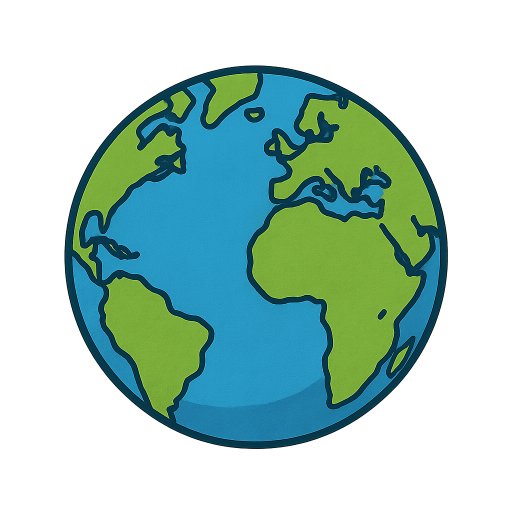
#> input picture Earth_Image.png, 1024 x 1024 px (shown at 1/2 size)
$ python rocket_visualizer.py
#> lines starting #> are read from the running program, lines starting #| are printed output that depends on the picture
"""
Rocket Trajectory Visualizer
ロケット軌道の可視化スクリプト

インタラクティブな2D軌道表示とリアルタイムアニメーション機能を提供
"""

import numpy as np
import matplotlib.pyplot as plt
import matplotlib.animation as animation
from matplotlib.patches import Circle, FancyBboxPatch, Rectangle
from matplotlib.collections import LineCollection
from matplotlib.offsetbox import AnnotationBbox, OffsetImage
import json
import sys
import os
from typing import Dict, List, Tuple, Optional
import argparse
from matplotlib.image import imread


class TrajectoryVisualizer:
    """軌道可視化クラス"""

    def __init__(self, results_file: str = "mission_results.json",
                 config_file: str = "mission_config.json"):
        # データ読み込み
        try:
            with open(results_file, "r") as f:
                self.results = json.load(f)
        except FileNotFoundError:
            print(f"Error: {results_file} not found!")
            print("Please run 'python3 rocket_simulation.py' first to generate simulation data.")
            sys.exit(1)

        try:
            with open(config_file, "r") as f:
                self.config = json.load(f)
        except FileNotFoundError:
            self.config = {}

        # 必要なデータの存在確認
        required_keys = ["position_history", "time_history", "altitude_history",
                        "velocity_history", "mass_history", "phase_history"]
        missing_keys = [key for key in required_keys if key not in self.results]

        if missing_keys:
            print(f"Error: Missing required data in {results_file}: {missing_keys}")
            print("Please run 'python3 rocket_simulation.py' again to generate complete data.")
            sys.exit(1)

        # 座標データを numpy 配列に変換
        self.positions = np.array(self.results["position_history"])
        self.times = np.array(self.results["time_history"])
        self.altitudes = np.array(self.results["altitude_history"])
        self.velocities = np.array(self.results["velocity_history"])
        self.masses = np.array(self.results["mass_history"])
        self.phases = self.results["phase_history"]

        # 定数
        self.R_EARTH = 6371e3
        self.R_MOON = 1737e3
        self.EARTH_MOON_DIST = 384400e3
        self.MOON_ORBIT_PERIOD = 27.321661 * 24 * 3600

        # カラーマップ（フェーズごと）- より濃い色で視認性向上
        self.phase_colors = {
            "pre_launch": "#606060",
            "launch": "#CC0000",
            "gravity_turn": "#FF6600",
            "stage_separation": "#CCCC00",
            "orbit_insertion": "#009900",
            "trans_lunar_injection": "#0099CC",
            "coast": "#0066CC",
            "lunar_orbit_insertion": "#CC00CC",
            "landed": "#009900",
            "failed": "#CC0000"
        }

        # 画像アセットを読み込み
        self.images = self._load_images()

    def _load_images(self) -> Dict:
        """画像ファイルを読み込み"""
        images = {}

        # 画像ファイルのパス
        image_files = {
            'earth': 'Earth_Image.png',
            'moon': 'Moon_Image.png',
            'rocket': 'Rocket_Image.png'
        }

        for key, filename in image_files.items():
            try:
                if os.path.exists(filename):
                    images[key] = imread(filename)
                    print(f"Loaded {key} image: {filename}")
                else:
                    images[key] = None
                    print(f"Warning: {filename} not found")
            except Exception as e:
                images[key] = None
                print(f"Error loading {filename}: {e}")

        return images

    def create_figure(self) -> Tuple[plt.Figure, Dict]:
        """メイン図を作成"""
        fig = plt.figure(figsize=(16, 10), facecolor='#f8f8f8')

        # サブプロットレイアウト
        gs = fig.add_gridspec(3, 3, height_ratios=[2, 1, 1], width_ratios=[2, 1, 1],
                             hspace=0.3, wspace=0.3)

        axes = {
            'trajectory': fig.add_subplot(gs[0, :]),  # メイン軌道図
            'altitude': fig.add_subplot(gs[1, 0]),    # 高度プロファイル
            'velocity': fig.add_subplot(gs[1, 1]),    # 速度プロファイル
            'mass': fig.add_subplot(gs[1, 2]),        # 質量変化
            'phase': fig.add_subplot(gs[2, 0]),       # フェーズタイムライン
            'info': fig.add_subplot(gs[2, 1:])        # 情報パネル
        }

        # 背景色設定 - 明るい背景に変更
        for ax in axes.values():
            ax.set_facecolor('#f8f8f8')

        return fig, axes

    def setup_trajectory_plot(self, ax):
        """軌道プロットの設定"""
        ax.set_aspect('equal')
        ax.set_xlim(-self.EARTH_MOON_DIST * 1.2, self.EARTH_MOON_DIST * 1.2)
        ax.set_ylim(-self.EARTH_MOON_DIST * 0.6, self.EARTH_MOON_DIST * 0.6)
        ax.set_xlabel('Distance [km]', color='black', fontsize=12, fontweight='bold')
        ax.set_ylabel('Distance [km]', color='black', fontsize=12, fontweight='bold')
        ax.set_title('Earth-Moon Trajectory', color='black', fontsize=16, pad=20, fontweight='bold')
        ax.grid(True, alpha=0.5, color='gray')
        ax.tick_params(colors='black')

        # 地球を描画 (画像の代わりに円を使用)
        earth = Circle((0, 0), self.R_EARTH*2, color='#4169E1', zorder=10, alpha=0.8)
        ax.add_patch(earth)
        ax.text(0, 0, 'Earth', color='white', ha='center', va='center', fontsize=12, fontweight='bold')

        # スケール表示用の目盛り調整
        ax.xaxis.set_major_formatter(plt.FuncFormatter(lambda x, p: f'{x/1000:.0f}'))
        ax.yaxis.set_major_formatter(plt.FuncFormatter(lambda x, p: f'{x/1000:.0f}'))

    def setup_altitude_plot(self, ax):
        """高度プロファイルの設定"""
        ax.set_xlabel('Time [hours]', color='black', fontweight='bold')
        ax.set_ylabel('Altitude [km]', color='black', fontweight='bold')
        ax.set_title('Altitude Profile', color='black', fontweight='bold')
        ax.grid(True, alpha=0.5, color='gray')
        ax.tick_params(colors='black')
        ax.set_xlim(0, self.times[-1] / 3600)
        ax.set_ylim(0, max(self.altitudes) / 1000 * 1.1)

    def setup_velocity_plot(self, ax):
        """速度プロファイルの設定"""
        ax.set_xlabel('Time [hours]', color='black', fontweight='bold')
        ax.set_ylabel('Velocity [km/s]', color='black', fontweight='bold')
        ax.set_title('Velocity Profile', color='black', fontweight='bold')
        ax.grid(True, alpha=0.5, color='gray')
        ax.tick_params(colors='black')
        ax.set_xlim(0, self.times[-1] / 3600)

        # 速度の大きさを計算
        self.velocity_magnitudes = np.sqrt(np.sum(np.array(self.velocities)**2, axis=1))
        ax.set_ylim(0, max(self.velocity_magnitudes) / 1000 * 1.1)

    def setup_mass_plot(self, ax):
        """質量変化の設定"""
        ax.set_xlabel('Time [hours]', color='black', fontweight='bold')
        ax.set_ylabel('Mass [tons]', color='black', fontweight='bold')
        ax.set_title('Mass Profile', color='black', fontweight='bold')
        ax.grid(True, alpha=0.5, color='gray')
        ax.tick_params(colors='black')
        ax.set_xlim(0, self.times[-1] / 3600)
        ax.set_ylim(0, max(self.masses) / 1000 * 1.1)

    def setup_phase_plot(self, ax):
        """フェーズタイムラインの設定"""
        ax.set_xlabel('Time [hours]', color='black', fontweight='bold')
        ax.set_title('Mission Phases', color='black', fontweight='bold')
        ax.set_xlim(0, self.times[-1] / 3600)
        ax.set_ylim(-0.5, 1.5)
        ax.set_yticks([])
        ax.tick_params(colors='black')

    def setup_info_panel(self, ax):
        """情報パネルの設定"""
        ax.axis('off')
        ax.set_xlim(0, 1)
        ax.set_ylim(0, 1)

        # ミッション情報のテキスト
        info_text = f"""Mission Status: {self.results['final_phase']}
Max Altitude: {self.results['max_altitude']/1000:.1f} km
Max Velocity: {self.results['max_velocity']:.1f} m/s
Total ΔV: {self.results['total_delta_v']:.1f} m/s
Propellant Used: {self.results['propellant_used']/1000:.1f} tons"""

        ax.text(0.05, 0.95, info_text, color='black', fontsize=12,
                va='top', ha='left', family='monospace', fontweight='bold',
                bbox=dict(boxstyle="round,pad=0.5", facecolor='#e0e0e0', alpha=0.9, edgecolor='black'))

    def animate_trajectory(self, save_animation: bool = False):
        """軌道アニメーションを作成"""
        fig, axes = self.create_figure()

        # 各プロットの初期設定
        self.setup_trajectory_plot(axes['trajectory'])
        self.setup_altitude_plot(axes['altitude'])
        self.setup_velocity_plot(axes['velocity'])
        self.setup_mass_plot(axes['mass'])
        self.setup_phase_plot(axes['phase'])
        self.setup_info_panel(axes['info'])

        # アニメーション用要素
        # 軌道の軌跡
        self.trail_line, = axes['trajectory'].plot([], [], 'red', alpha=0.8, linewidth=3)

        # ロケット位置 (アニメーション用)
        if self.images['rocket'] is not None:
            # ロケット画像をアニメーション用に準備
            rocket_size = self.R_EARTH * 0.8
            self.rocket_imagebox = OffsetImage(self.images['rocket'], zoom=rocket_size/max(self.images['rocket'].shape))
            self.rocket_ab = AnnotationBbox(self.rocket_imagebox, (0, self.R_EARTH), frameon=False, zorder=20)
            axes['trajectory'].add_artist(self.rocket_ab)
            self.rocket_marker = None  # 画像使用時はマーカーを使わない
        else:
            # フォールバック: 赤い点
            self.rocket_marker, = axes['trajectory'].plot([], [], 'ro', markersize=8, zorder=20)
            self.rocket_ab = None

        # 月 (アニメーション用)
        if self.images['moon'] is not None:
            # 月画像をアニメーション用に準備
            moon_size = self.R_MOON * 30
            self.moon_imagebox = OffsetImage(self.images['moon'], zoom=moon_size/max(self.images['moon'].shape))
            self.moon_ab = AnnotationBbox(self.moon_imagebox, (self.EARTH_MOON_DIST, 0), frameon=False, zorder=9)
            axes['trajectory'].add_artist(self.moon_ab)
            self.moon_circle = None  # 画像使用時は円を使わない
        else:
            # フォールバック: 円
            self.moon_circle = Circle((0, 0), self.R_MOON * 10, color='#C0C0C0', zorder=9)
            axes['trajectory'].add_patch(self.moon_circle)
            self.moon_ab = None

        # プロファイルライン
        self.altitude_line, = axes['altitude'].plot([], [], 'green', linewidth=3)
        self.velocity_line, = axes['velocity'].plot([], [], 'blue', linewidth=3)
        self.mass_line, = axes['mass'].plot([], [], 'red', linewidth=3)

        # フェーズバー
        self.phase_bars = []

        # 現在時刻表示
        self.time_text = axes['trajectory'].text(0.02, 0.98, '', transform=axes['trajectory'].transAxes,
                                                color='black', fontsize=14, va='top', fontweight='bold',
                                                bbox=dict(boxstyle="round,pad=0.3", facecolor='white', alpha=0.9, edgecolor='black'))

        def init():
            """アニメーション初期化"""
            self.trail_line.set_data([], [])
            if self.rocket_marker is not None:
                self.rocket_marker.set_data([], [])
            self.altitude_line.set_data([], [])
            self.velocity_line.set_data([], [])
            self.mass_line.set_data([], [])

            return_list = [self.trail_line, self.altitude_line, self.velocity_line, self.mass_line, self.time_text]
            if self.rocket_marker is not None:
                return_list.append(self.rocket_marker)
            if self.moon_circle is not None:
                return_list.append(self.moon_circle)
            return return_list

        # [67 lines left out: function update, not called in this run]

        # アニメーション作成
        total_frames = min(len(self.times) // max(1, len(self.times) // 1000), 1000)
        anim = animation.FuncAnimation(fig, update, init_func=init,
                                     frames=total_frames, interval=50,
                                     blit=True, repeat=True)

        if save_animation:
            print("Saving animation... (this may take a while)")
            anim.save('rocket_trajectory.mp4', writer='ffmpeg', fps=30,
                     bitrate=2000, dpi=100)
            print("Animation saved as rocket_trajectory.mp4")

        plt.show()

    def create_static_plots(self):
        """静的なプロットを作成"""
        fig, axes = self.create_figure()

        # 各プロットの設定
        self.setup_trajectory_plot(axes['trajectory'])
        self.setup_altitude_plot(axes['altitude'])
        self.setup_velocity_plot(axes['velocity'])
        self.setup_mass_plot(axes['mass'])
        self.setup_phase_plot(axes['phase'])
        self.setup_info_panel(axes['info'])

        # 軌道全体を描画
        # フェーズごとに色分け
        for i in range(len(self.phases)):
            if i == 0 or self.phases[i] != self.phases[i-1]:
                # 新しいフェーズの開始点を探す
                start_idx = i
                phase = self.phases[i]
                color = self.phase_colors.get(phase, '#FFFFFF')

                # 終了点を探す
                end_idx = start_idx
                while end_idx < len(self.phases) - 1 and self.phases[end_idx] == phase:
                    end_idx += 1

                # フェーズの軌道を描画
                axes['trajectory'].plot(self.positions[start_idx:end_idx+1, 0],
                                      self.positions[start_idx:end_idx+1, 1],
                                      color=color, linewidth=3, alpha=0.9,
                                      label=phase.replace('_', ' ').title())

        # 月の軌道
        moon_orbit_angles = np.linspace(0, 2*np.pi, 100)
        moon_orbit_x = self.EARTH_MOON_DIST * np.cos(moon_orbit_angles)
        moon_orbit_y = self.EARTH_MOON_DIST * np.sin(moon_orbit_angles)
        axes['trajectory'].plot(moon_orbit_x, moon_orbit_y, '#666666',
                              linestyle='--', alpha=0.7, linewidth=2, label='Moon Orbit')

        # 最終的な月の位置
        final_time = self.times[-1]
        moon_angle = 2 * np.pi * final_time / self.MOON_ORBIT_PERIOD
        moon_x = self.EARTH_MOON_DIST * np.cos(moon_angle)
        moon_y = self.EARTH_MOON_DIST * np.sin(moon_angle)

        # 月を描画 (画像の代わりに円を使用)
        moon = Circle((moon_x, moon_y), self.R_MOON * 20, color='#C0C0C0', zorder=9, alpha=0.8)
        axes['trajectory'].add_patch(moon)
        axes['trajectory'].text(moon_x, moon_y, 'Moon', color='black',
                              ha='center', va='center', fontsize=12, fontweight='bold')

        # 最終ロケット位置
        if len(self.positions) > 0:
            final_rocket_x = self.positions[-1, 0]
            final_rocket_y = self.positions[-1, 1]

            # ロケット位置をマーカーで表示
            axes['trajectory'].plot(final_rocket_x, final_rocket_y, 'ro', markersize=12, zorder=20, markeredgecolor='black', markeredgewidth=2)
            axes['trajectory'].text(final_rocket_x, final_rocket_y + self.R_EARTH*3, 'Rocket', color='black',
                                  ha='center', va='bottom', fontsize=10, fontweight='bold')

        # 凡例
        axes['trajectory'].legend(loc='upper right', facecolor='white',
                                edgecolor='black', labelcolor='black')

        # プロファイルプロット
        time_hours = self.times / 3600
        axes['altitude'].plot(time_hours, self.altitudes / 1000, 'green', linewidth=3)
        axes['velocity'].plot(time_hours, self.velocity_magnitudes / 1000, 'blue', linewidth=3)
        axes['mass'].plot(time_hours, self.masses / 1000, 'red', linewidth=3)

        # フェーズタイムライン
        current_phase = None
        phase_start = 0
        for i, (t, phase) in enumerate(zip(self.times, self.phases)):
            if phase != current_phase:
                if current_phase is not None:
                    # 前のフェーズを描画
                    color = self.phase_colors.get(current_phase, '#FFFFFF')
                    bar_width = (t - phase_start) / 3600
                    bar = Rectangle((phase_start / 3600, 0), bar_width, 1,
                                  facecolor=color, alpha=0.7, edgecolor='white')
                    axes['phase'].add_patch(bar)

                    # フェーズ名
                    if bar_width > 1:  # 幅が十分な場合のみ表示
                        axes['phase'].text(phase_start / 3600 + bar_width / 2, 0.5,
                                         current_phase.replace('_', ' ').title(),
                                         rotation=90, ha='center', va='center',
                                         fontsize=8, color='black', fontweight='bold')

                current_phase = phase
                phase_start = t

        # 最後のフェーズ
        if current_phase is not None:
            color = self.phase_colors.get(current_phase, '#FFFFFF')
            bar_width = (self.times[-1] - phase_start) / 3600
            bar = Rectangle((phase_start / 3600, 0), bar_width, 1,
                          facecolor=color, alpha=0.7, edgecolor='white')
            axes['phase'].add_patch(bar)

        plt.tight_layout()
        plt.savefig('rocket_trajectory_static.png', dpi=300, facecolor='#f8f8f8', bbox_inches='tight')
        plt.show()

    def create_analysis_plots(self):
        """詳細分析プロットを作成"""
        fig, axes = plt.subplots(2, 2, figsize=(14, 10), facecolor='white')
        fig.suptitle('Mission Analysis', color='black', fontsize=16, fontweight='bold')

        # フラット化
        axes = axes.flatten()

        # 背景色設定
        for ax in axes:
            ax.set_facecolor('white')
            ax.tick_params(colors='black')
            ax.xaxis.label.set_color('black')
            ax.yaxis.label.set_color('black')
            ax.title.set_color('black')
            ax.xaxis.label.set_fontweight('bold')
            ax.yaxis.label.set_fontweight('bold')
            ax.title.set_fontweight('bold')

        # 1. 加速度プロファイル
        if len(self.velocities) > 1:
            dt = np.diff(self.times)
            dv = np.diff(self.velocities, axis=0)
            accelerations = np.sqrt(np.sum(dv**2, axis=1)) / dt

            axes[0].plot(self.times[1:] / 3600, accelerations, 'y-', linewidth=1)
            axes[0].set_xlabel('Time [hours]')
            axes[0].set_ylabel('Acceleration [m/s²]')
            axes[0].set_title('Acceleration Profile')
            axes[0].grid(True, alpha=0.3)
            axes[0].set_yscale('log')

        # 2. 軌道エネルギー
        # 比力学的エネルギー = 運動エネルギー - ポテンシャルエネルギー
        distances = np.sqrt(np.sum(self.positions**2, axis=1))
        velocity_magnitudes = np.sqrt(np.sum(np.array(self.velocities)**2, axis=1))
        kinetic_energy = 0.5 * velocity_magnitudes**2
        potential_energy = -G * M_EARTH / distances  # 地球のみ（簡略化）
        specific_energy = kinetic_energy + potential_energy

        axes[1].plot(self.times / 3600, specific_energy / 1e6, 'c-', linewidth=2)
        axes[1].axhline(y=0, color='black', linestyle='--', alpha=0.7)
        axes[1].set_xlabel('Time [hours]')
        axes[1].set_ylabel('Specific Energy [MJ/kg]')
        axes[1].set_title('Orbital Energy')
        axes[1].grid(True, alpha=0.3)

        # 3. 燃料効率
        if len(self.masses) > 1:
            fuel_consumption_rate = -np.diff(self.masses) / np.diff(self.times)
            axes[2].plot(self.times[1:] / 3600, fuel_consumption_rate, 'r-', linewidth=1)
            axes[2].set_xlabel('Time [hours]')
            axes[2].set_ylabel('Fuel Consumption Rate [kg/s]')
            axes[2].set_title('Fuel Consumption')
            axes[2].grid(True, alpha=0.3)

        # 4. 地球からの距離 vs 月からの距離
        # 月の位置を計算
        moon_positions = []
        for t in self.times:
            angle = 2 * np.pi * t / self.MOON_ORBIT_PERIOD
            moon_positions.append([self.EARTH_MOON_DIST * np.cos(angle),
                                 self.EARTH_MOON_DIST * np.sin(angle)])
        moon_positions = np.array(moon_positions)

        earth_distances = distances / 1000  # km
        moon_distances = np.sqrt(np.sum((self.positions - moon_positions)**2, axis=1)) / 1000

        axes[3].plot(self.times / 3600, earth_distances, 'b-', label='Earth', linewidth=2)
        axes[3].plot(self.times / 3600, moon_distances, 'gray', label='Moon', linewidth=2)
        axes[3].set_xlabel('Time [hours]')
        axes[3].set_ylabel('Distance [km]')
        axes[3].set_title('Distance from Earth and Moon')
        axes[3].grid(True, alpha=0.3)
        axes[3].legend(facecolor='white', edgecolor='black', labelcolor='black')
        axes[3].set_yscale('log')

        plt.tight_layout()
        plt.savefig('mission_analysis.png', dpi=300, facecolor='white')
        plt.show()


def main():
    """メインエントリーポイント"""
    parser = argparse.ArgumentParser(description='Rocket Trajectory Visualizer')
    parser.add_argument('--results', default='mission_results.json',
                      help='Path to mission results file')
    parser.add_argument('--config', default='mission_config.json',
                      help='Path to mission config file')
    parser.add_argument('--mode', choices=['static', 'animate', 'analysis', 'all'],
                      default='all', help='Visualization mode')
    parser.add_argument('--save-animation', action='store_true',
                      help='Save animation as MP4')

    args = parser.parse_args()

    # ビジュアライザー作成
    visualizer = TrajectoryVisualizer(args.results, args.config)
#> (reads mission_results.json from the repository)
#> (reads mission_config.json from the repository)
#> in __init__, `self.images = self._load_images()`: self.images = 3 items

    # モードに応じて実行
    if args.mode == 'static' or args.mode == 'all':
        print("Creating static trajectory plot...")
        visualizer.create_static_plots()
#> in create_static_plots, `plt.savefig('rocket_trajectory_static.png', dpi=300, facecolor='#f8f8f..`:
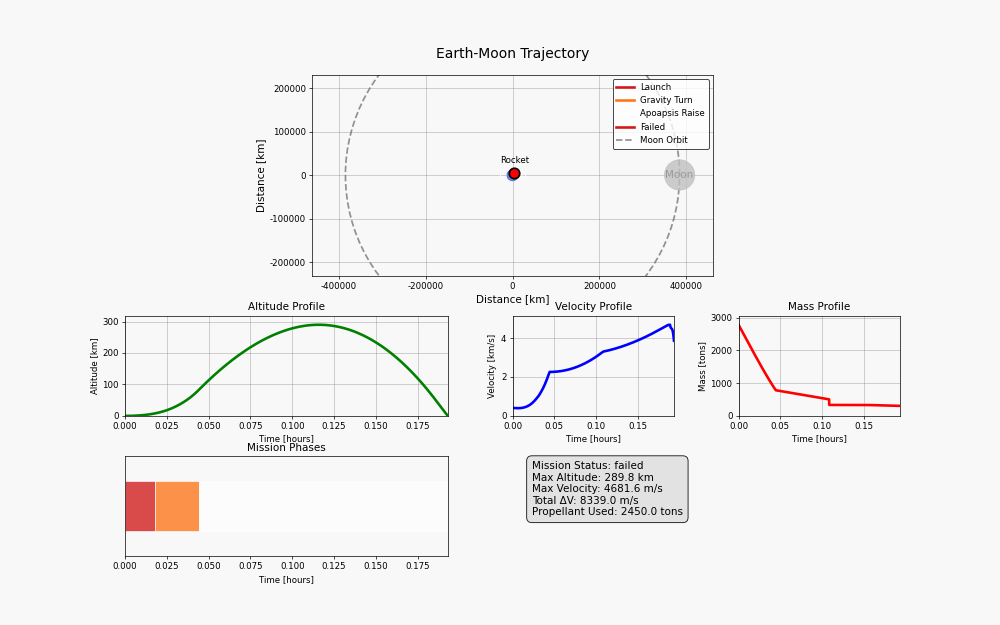
#> figure drawn by matplotlib, 5 panels; panel 1: curve peaks at x = 5618074.3, y = 3177204.5; panel 2: curve peaks at x = 0.116, y = 289.8; panel 3: curve peaks at x = 0.188, y = 4.68; panel 4: curve peaks at x = 0, y = 2784.5

    if args.mode == 'animate' or args.mode == 'all':
        print("Creating animated trajectory...")
        visualizer.animate_trajectory(save_animation=args.save_animation)
#> in animate_trajectory, `plt.show()`:
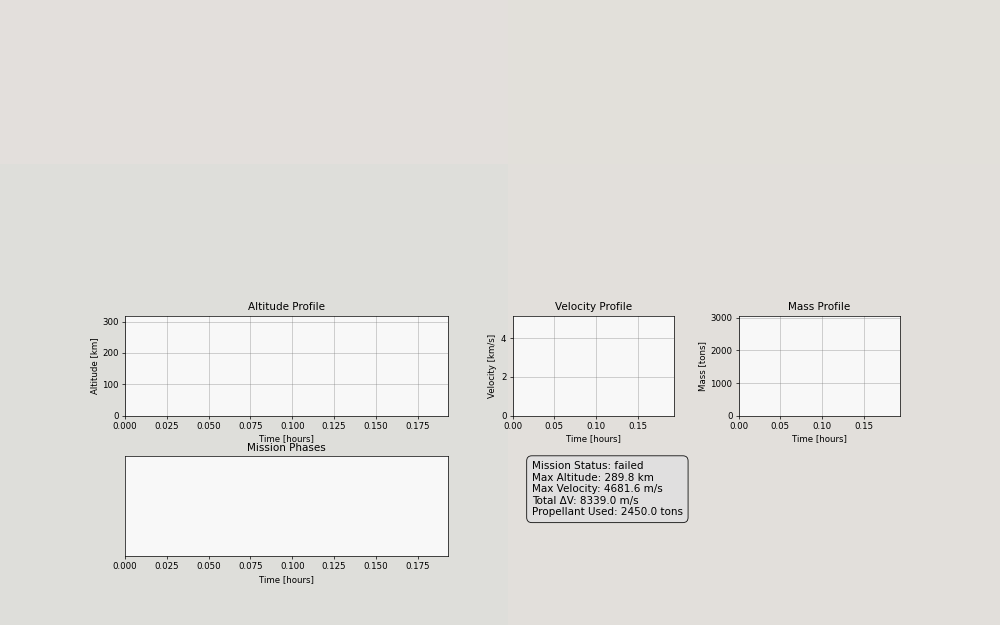
#> figure drawn by matplotlib, 4 panels

    if args.mode == 'analysis' or args.mode == 'all':
        print("Creating analysis plots...")
        visualizer.create_analysis_plots()
#> (the rest of the program and of its run is left out)
